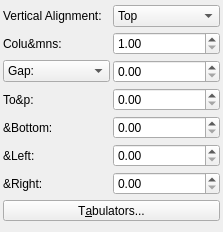
<?xml version="1.0" encoding="UTF-8"?>
<ui version="4.0">
 <class>PropertyWidget_DistanceBase</class>
 <widget class="QFrame" name="PropertyWidget_DistanceBase">
  <property name="geometry">
   <rect>
    <x>0</x>
    <y>0</y>
    <width>223</width>
    <height>232</height>
   </rect>
  </property>
  <property name="windowTitle">
   <string notr="true">Frame</string>
  </property>
  <layout class="QGridLayout" name="gridLayout">
   <property name="leftMargin">
    <number>3</number>
   </property>
   <property name="topMargin">
    <number>3</number>
   </property>
   <property name="rightMargin">
    <number>3</number>
   </property>
   <property name="bottomMargin">
    <number>3</number>
   </property>
   <property name="spacing">
    <number>3</number>
   </property>
   <item row="0" column="0">
    <widget class="QLabel" name="verticalAlignLabel">
     <property name="text">
      <string>Vertical Alignment:</string>
     </property>
    </widget>
   </item>
   <item row="0" column="1">
    <widget class="QComboBox" name="verticalAlign">
     <item>
      <property name="text">
       <string>Top</string>
      </property>
     </item>
     <item>
      <property name="text">
       <string>Middle</string>
      </property>
     </item>
     <item>
      <property name="text">
       <string>Bottom</string>
      </property>
     </item>
    </widget>
   </item>
   <item row="1" column="0">
    <widget class="QLabel" name="columnsLabel">
     <property name="text">
      <string>Colu&amp;mns:</string>
     </property>
    </widget>
   </item>
   <item row="1" column="1">
    <widget class="ScrSpinBox" name="columns">
     <property name="toolTip">
      <string>Number of columns in text frame</string>
     </property>
     <property name="minimum">
      <double>1.000000000000000</double>
     </property>
     <property name="maximum">
      <double>3000.000000000000000</double>
     </property>
    </widget>
   </item>
   <item row="2" column="0">
    <widget class="QComboBox" name="columnGapLabel">
     <property name="toolTip">
      <string>Switches between Gap or Column width</string>
     </property>
     <item>
      <property name="text">
       <string>Gap:</string>
      </property>
     </item>
     <item>
      <property name="text">
       <string>Width:</string>
      </property>
     </item>
    </widget>
   </item>
   <item row="2" column="1">
    <widget class="ScrSpinBox" name="columnGap">
     <property name="toolTip">
      <string>Distance between columns</string>
     </property>
    </widget>
   </item>
   <item row="3" column="0">
    <widget class="QLabel" name="topLabel">
     <property name="text">
      <string>To&amp;p:</string>
     </property>
    </widget>
   </item>
   <item row="3" column="1">
    <widget class="ScrSpinBox" name="topDistance">
     <property name="toolTip">
      <string>Distance of text from top of frame</string>
     </property>
    </widget>
   </item>
   <item row="4" column="0">
    <widget class="QLabel" name="bottomLabel">
     <property name="text">
      <string>&amp;Bottom:</string>
     </property>
    </widget>
   </item>
   <item row="4" column="1">
    <widget class="ScrSpinBox" name="bottomDistance">
     <property name="toolTip">
      <string>Distance of text from bottom of frame</string>
     </property>
    </widget>
   </item>
   <item row="5" column="0">
    <widget class="QLabel" name="leftLabel">
     <property name="text">
      <string>&amp;Left:</string>
     </property>
    </widget>
   </item>
   <item row="5" column="1">
    <widget class="ScrSpinBox" name="leftDistance">
     <property name="toolTip">
      <string>Distance of text from left of frame</string>
     </property>
    </widget>
   </item>
   <item row="6" column="0">
    <widget class="QLabel" name="rightLabel">
     <property name="text">
      <string>&amp;Right:</string>
     </property>
    </widget>
   </item>
   <item row="6" column="1">
    <widget class="ScrSpinBox" name="rightDistance">
     <property name="toolTip">
      <string>Distance of text from right of frame</string>
     </property>
    </widget>
   </item>
   <item row="7" column="0" colspan="2">
    <widget class="QToolButton" name="tabsButton">
     <property name="sizePolicy">
      <sizepolicy hsizetype="MinimumExpanding" vsizetype="Fixed">
       <horstretch>0</horstretch>
       <verstretch>0</verstretch>
      </sizepolicy>
     </property>
     <property name="toolTip">
      <string>Edit tab settings of text frame...</string>
     </property>
     <property name="text">
      <string>T&amp;abulators...</string>
     </property>
    </widget>
   </item>
  </layout>
 </widget>
 <customwidgets>
  <customwidget>
   <class>ScrSpinBox</class>
   <extends>QDoubleSpinBox</extends>
   <header>ui/scrspinbox.h</header>
  </customwidget>
 </customwidgets>
 <resources/>
 <connections/>
</ui>
